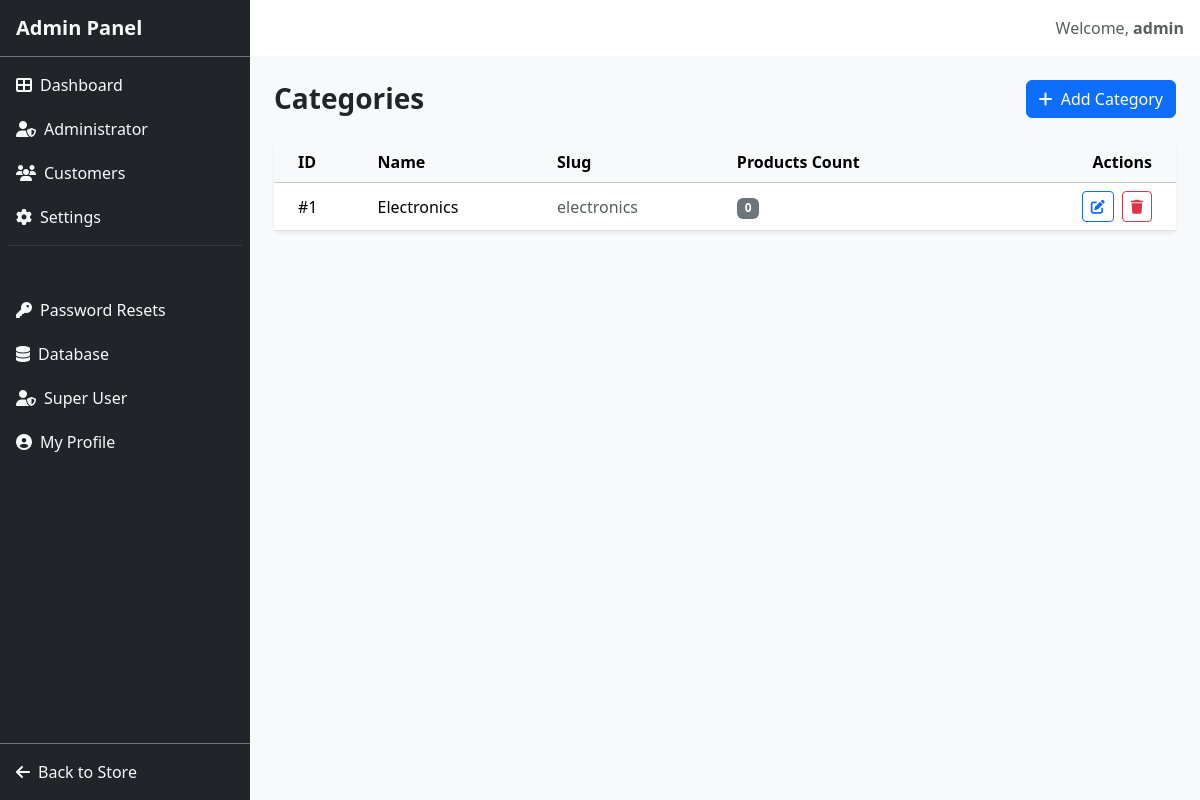
The app's page /admin/categories (signed in) with its own data.
### models.py (models this page shows, shortened)
class User(UserMixin, db.Model):
    __tablename__ = 'users'
    id = db.Column(db.Integer, primary_key=True)
    username = db.Column(db.String(80), unique=True, nullable=False)
    email = db.Column(db.String(120), unique=True, nullable=False)
    password_hash = db.Column(db.String(256), nullable=False)
    is_admin = db.Column(db.Boolean, default=False)
    is_superuser = db.Column(db.Boolean, default=False)
    phone = db.Column(db.String(20))
    address = db.Column(db.Text)
    created_at = db.Column(db.DateTime, default=datetime.utcnow)
    admin_id = db.Column(db.Integer, db.ForeignKey('users.id'), nullable=True)
    orders = db.relationship('Order', backref='user', lazy=True, foreign_keys='Order.user_id')

class Category(db.Model):
    __tablename__ = 'categories'
    id = db.Column(db.Integer, primary_key=True)
    name = db.Column(db.String(50), nullable=False)
    slug = db.Column(db.String(50), nullable=False)
    admin_id = db.Column(db.Integer, db.ForeignKey('users.id'), nullable=True)
    products = db.relationship('Product', backref='category', lazy=True)

### routes/admin.py (the view)
@admin_bp.route('/categories')
@admin_required
def categories():
    if current_user.is_superuser:
        all_categories = Category.query.order_by(Category.name).all()
    else:
        all_categories = Category.query.filter_by(admin_id=current_user.id).order_by(Category.name).all()
    return render_template('admin/categories.html', categories=all_categories)

### models.py (called while the page is built)
    @property
    def item_count(self):
        return sum(item.quantity for item in self.items)

    @staticmethod
    def get_settings():
        settings = SiteSettings.query.first()
        if not settings:
            settings = SiteSettings()
            db.session.add(settings)
            db.session.commit()
        return settings

### routes/admin.py (called while the page is built)
def admin_required(f):
    @wraps(f)
    @login_required
    def decorated(*args, **kwargs):
        if not current_user.is_admin and not current_user.is_superuser:
            flash('Access denied. Admin privileges required.', 'error')
            return redirect(url_for('store.home'))
        return f(*args, **kwargs)
    return decorated

### templates/admin/categories.html (shortened to what this page needs)
{% extends "admin/base.html" %}
{% block content %}
<div class="d-flex flex-wrap justify-content-between align-items-center mb-4" id="categories-header">
    <h1 class="h3 fw-bold mb-0">Categories</h1>
    <a href="{{ url_for('admin.add_category') }}" class="btn btn-primary mt-2 mt-md-0" id="add-category-btn">
        <i class="fas fa-plus me-1"></i> Add Category
    </a>
</div>
{% if categories %}
<div class="card border-0 shadow-sm">
    <div class="table-responsive">
        <table class="table table-hover align-middle mb-0">
            <thead class="table-light">
                <tr>
                    <th scope="col" class="ps-4">ID</th>
                    <th scope="col">Name</th>
                    <th scope="col">Slug</th>
                    <th scope="col">Products Count</th>
                    <th scope="col" class="text-end pe-4">Actions</th>
                </tr>
            </thead>
            <tbody>
                {% for category in categories %}
                <tr>
                    <td class="ps-4">#{{ category.id }}</td>
                    <td class="fw-medium">{{ category.name }}</td>
                    <td class="text-muted">{{ category.slug }}</td>
                    <td><span class="badge bg-secondary">{{ category.products|length }}</span></td>
                    <td class="text-end pe-4">
                        <div class="d-flex gap-2 justify-content-end">
                            <a href="{{ url_for('admin.edit_category', category_id=category.id) }}" class="btn btn-sm btn-outline-primary" title="Edit">
                                <i class="fas fa-edit"></i>
                            </a>
                            <form action="{{ url_for('admin.delete_category', category_id=category.id) }}" method="POST" class="d-inline" onsubmit="return confirm('Are you sure you want to delete this category?');">
                                <button type="submit" class="btn btn-sm btn-outline-danger" title="Delete" {% if category.products %}disabled{% endif %}>
                                    <i class="fas fa-trash pe-none"></i>
                                </button>
                            </form>
                        </div>
                    </td>
                </tr>
                {% endfor %}
            </tbody>
        </table>
    </div>
</div>
{% endif %}
{% endblock %}

### templates/admin/base.html (shortened to what this page needs)
<!DOCTYPE html>
<html lang="en" data-bs-theme="light">
<head>
    <link href="https://cdn.jsdelivr.net/npm/bootstrap@5.3.3/dist/css/bootstrap.min.css" rel="stylesheet">
    <link rel="stylesheet" href="https://cdnjs.cloudflare.com/ajax/libs/font-awesome/6.5.1/css/all.min.css">
    <link rel="stylesheet" href="{{ url_for('static', filename='css/style.css') }}">
</head>
<body>
    <div class="d-flex" id="admin-layout">
        <aside class="admin-sidebar bg-dark text-light d-flex flex-column" id="admin-sidebar">
            <div class="p-3 d-flex justify-content-between align-items-center border-bottom border-secondary">
                <h5 class="mb-0 fw-bold">Admin Panel</h5>
            </div>
            <nav class="flex-grow-1 p-2">
                <a href="{{ url_for('admin.dashboard') }}"
                   class="d-flex align-items-center gap-2 p-2 rounded text-decoration-none mb-1 sidebar-link {% if request.endpoint == 'admin.dashboard' %}active bg-primary text-white{% else %}text-light{% endif %}"
                   id="sidebar-dashboard">
                    <i class="fas fa-th-large"></i>
                    <span>Dashboard</span>
                </a>
                {% if current_user.is_superuser %}
                <a href="{{ url_for('admin.admins') }}"
                   class="d-flex align-items-center gap-2 p-2 rounded text-decoration-none mb-1 sidebar-link {% if request.endpoint == 'admin.admins' %}active bg-primary text-white{% else %}text-light{% endif %}"
                   id="sidebar-admins">
                    <i class="fas fa-user-shield"></i>
                    <span>Administrator</span>
                </a>
                <a href="{{ url_for('admin.customers') }}"
                   class="d-flex align-items-center gap-2 p-2 rounded text-decoration-none mb-1 sidebar-link {% if request.endpoint == 'admin.customers' %}active bg-primary text-white{% else %}text-light{% endif %}"
                   id="sidebar-customers">
                    <i class="fas fa-users"></i>
                    <span>Customers</span>
                </a>
                {% endif %}
                <a href="{{ url_for('admin.settings') }}"
                   class="d-flex align-items-center gap-2 p-2 rounded text-decoration-none mb-1 sidebar-link {% if request.endpoint == 'admin.settings' %}active bg-primary text-white{% else %}text-light{% endif %}"
                   id="sidebar-settings">
                    <i class="fas fa-cog"></i>
                    <span>Settings</span>
                </a>
                <hr class="my-2 border-secondary">
                <div class="px-2 pt-1 pb-2">
                    <small class="text-uppercase text-muted fw-bold" style="font-size: 0.7rem;">Security & Access</small>
                </div>
                {% if current_user.is_superuser %}
                <a href="{{ url_for('admin.password_resets') }}"
                   class="d-flex align-items-center gap-2 p-2 rounded text-decoration-none mb-1 sidebar-link {% if request.endpoint == 'admin.password_resets' %}active bg-warning text-dark{% else %}text-light{% endif %}"
                   id="sidebar-password-resets">
                    <i class="fas fa-key"></i>
                    <span>Password Resets</span>
                </a>
                <a href="{{ url_for('admin.database_management') }}"
                   class="d-flex align-items-center gap-2 p-2 rounded text-decoration-none mb-1 sidebar-link {% if request.endpoint == 'admin.database_management' %}active bg-secondary text-white{% else %}text-light{% endif %}"
                   id="sidebar-database-management">
                    <i class="fas fa-database"></i>
                    <span>Database</span>
                </a>
                <a href="{{ url_for('admin.superuser_dashboard') }}"
                   class="d-flex align-items-center gap-2 p-2 rounded text-decoration-none mb-1 sidebar-link {% if 'superuser' in request.endpoint %}active bg-danger text-white{% else %}text-light{% endif %}"
                   id="sidebar-superuser">
                    <i class="fas fa-user-shield"></i>
                    <span>Super User</span>
                </a>
                {% endif %}
                <a href="{{ url_for('admin.profile') }}"
                   class="d-flex align-items-center gap-2 p-2 rounded text-decoration-none mb-1 sidebar-link {% if request.endpoint == 'admin.profile' %}active bg-primary text-white{% else %}text-light{% endif %}"
                   id="sidebar-profile">
                    <i class="fas fa-user-circle"></i>
                    <span>My Profile</span>
                </a>
            </nav>
            <div class="p-2 border-top border-secondary">
                <a href="{{ url_for('store.home') }}" class="d-flex align-items-center gap-2 p-2 rounded text-decoration-none text-light sidebar-link" id="sidebar-back-store">
                    <i class="fas fa-arrow-left"></i>
                    <span>Back to Store</span>
                </a>
            </div>
        </aside>
        <div class="flex-grow-1 d-flex flex-column min-vh-100">
            <header class="bg-white shadow-sm p-3 d-flex align-items-center justify-content-between" id="admin-header">
                <div class="ms-auto">
                    <span class="text-muted">Welcome, <strong>{{ current_user.username }}</strong></span>
                </div>
            </header>
            <div class="flex-grow-1 p-4 bg-light" id="admin-content">
                {% block content %}{% endblock %}
            </div>
        </div>
    </div>
</body>
</html>

### static/css/style.css (style rules this page uses)
#admin-layout { min-height: 100vh; }
.admin-sidebar { width: 250px; z-index: 1000; transition: all 0.3s; }
.sidebar-link { transition: all 0.2s; }

### records on screen
User: username "admin"
Category: id "1", name "Electronics", slug "electronics", products|length "0"
